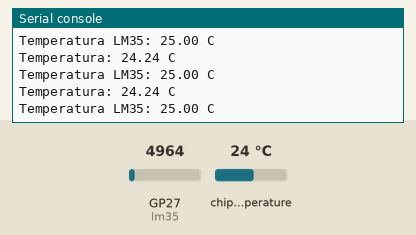
Bench run of a program on a simulated Raspberry Pi Pico running MicroPython. On the bench: the last lines printed to the serial console. Inputs (shaded band) come from the test bench; at power-on: chip temperature 24 °C, GP27 (lm35) = 4964 (analog values on the 0–65535 scale).

Above: at 1.2 s.
1.3 s: chip temperature set to 1 °C
At 1.9 s:
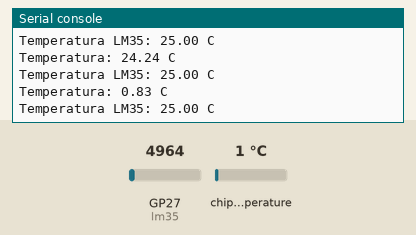
2.8 s: GP27 (lm35) set to 5956
At 3.4 s:
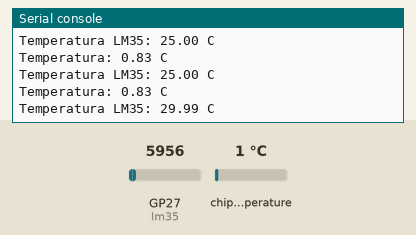
4.3 s: chip temperature set to 11 °C
At 4.9 s:
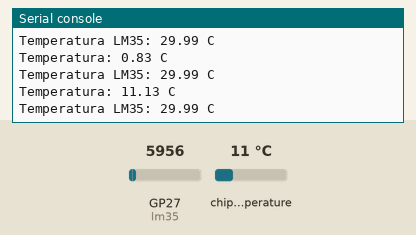
5.8 s: GP27 (lm35) set to 6949
At 6.4 s:
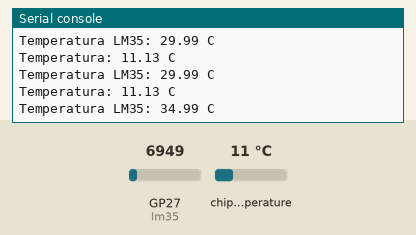
Timing chart, 0 to 8.3 s (numbered marks = the images above; inputs shaded):
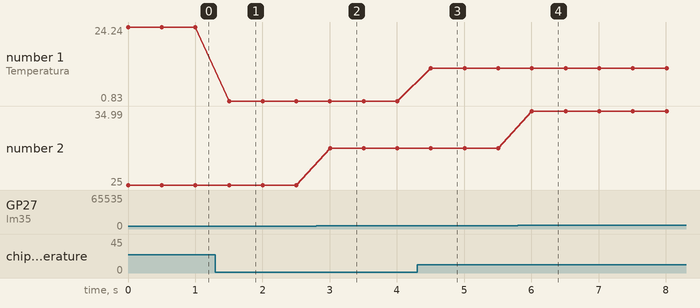

The program:

lm35.py
```python
from machine import ADC
import utime

sensor = ADC(4)
lm35 = ADC(1)

while True:
    valor = sensor.read_u16()
    valor_lm35 = lm35.read_u16()
    voltaje = valor*3.3/65535
    voltaje_lm35 = valor_lm35*3.3/65535
    temp = 27-(voltaje-0.706)/0.001721
    temp_lm35 = 100*voltaje_lm35
    print("Temperatura: {:.2f} C".format(temp))
    print("Temperatura LM35: {:.2f} C".format(temp_lm35))
    utime.sleep_ms(500)
```

Measured:
- after the input at 1.3 s, the serial console: prints a new line after 0.20 s (image 1)
- after the input at 2.8 s, the serial console: prints a new line after 0.20 s (image 2)
- after the input at 4.3 s, the serial console: prints a new line after 0.21 s (image 3)
- after the input at 5.8 s, the serial console: prints a new line after 0.21 s (image 4)
- plotted number 1: 24.24 → 0.83 after the input at 1.3 s, 0.83 → 11.13 after the input at 4.3 s
- plotted number 2: 25 → 29.99 after the input at 2.8 s, 29.99 → 34.99 after the input at 5.8 s
